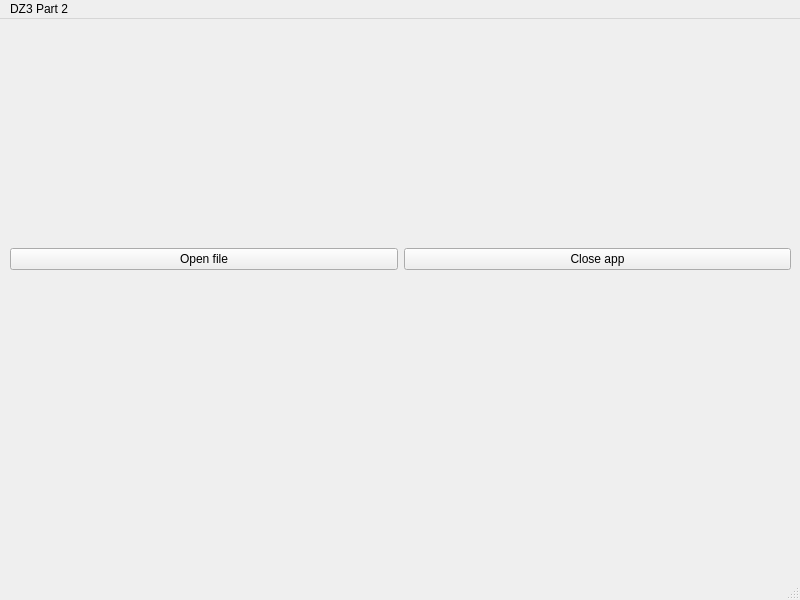
<?xml version="1.0" encoding="UTF-8"?>
<ui version="4.0">
 <class>MainWindow</class>
 <widget class="QMainWindow" name="MainWindow">
  <property name="geometry">
   <rect>
    <x>0</x>
    <y>0</y>
    <width>800</width>
    <height>600</height>
   </rect>
  </property>
  <property name="windowTitle">
   <string>MainWindow</string>
  </property>
  <widget class="QWidget" name="centralwidget">
   <widget class="QWidget" name="mainControlsWidget" native="true">
    <property name="geometry">
     <rect>
      <x>0</x>
      <y>200</y>
      <width>801</width>
      <height>80</height>
     </rect>
    </property>
    <widget class="QWidget" name="horizontalLayoutWidget">
     <property name="geometry">
      <rect>
       <x>10</x>
       <y>0</y>
       <width>781</width>
       <height>80</height>
      </rect>
     </property>
     <layout class="QHBoxLayout" name="horizontalLayout">
      <item>
       <widget class="QPushButton" name="openFileButton">
        <property name="text">
         <string>Open file</string>
        </property>
       </widget>
      </item>
      <item>
       <widget class="QPushButton" name="closeAppButton">
        <property name="text">
         <string>Close app</string>
        </property>
       </widget>
      </item>
     </layout>
    </widget>
   </widget>
  </widget>
  <widget class="QMenuBar" name="menubar">
   <property name="geometry">
    <rect>
     <x>0</x>
     <y>0</y>
     <width>800</width>
     <height>25</height>
    </rect>
   </property>
   <widget class="QMenu" name="menuDZ3_Part_2">
    <property name="title">
     <string>DZ3 Part 2</string>
    </property>
   </widget>
   <addaction name="menuDZ3_Part_2"/>
  </widget>
  <widget class="QStatusBar" name="statusbar"/>
 </widget>
 <resources/>
 <connections/>
</ui>
